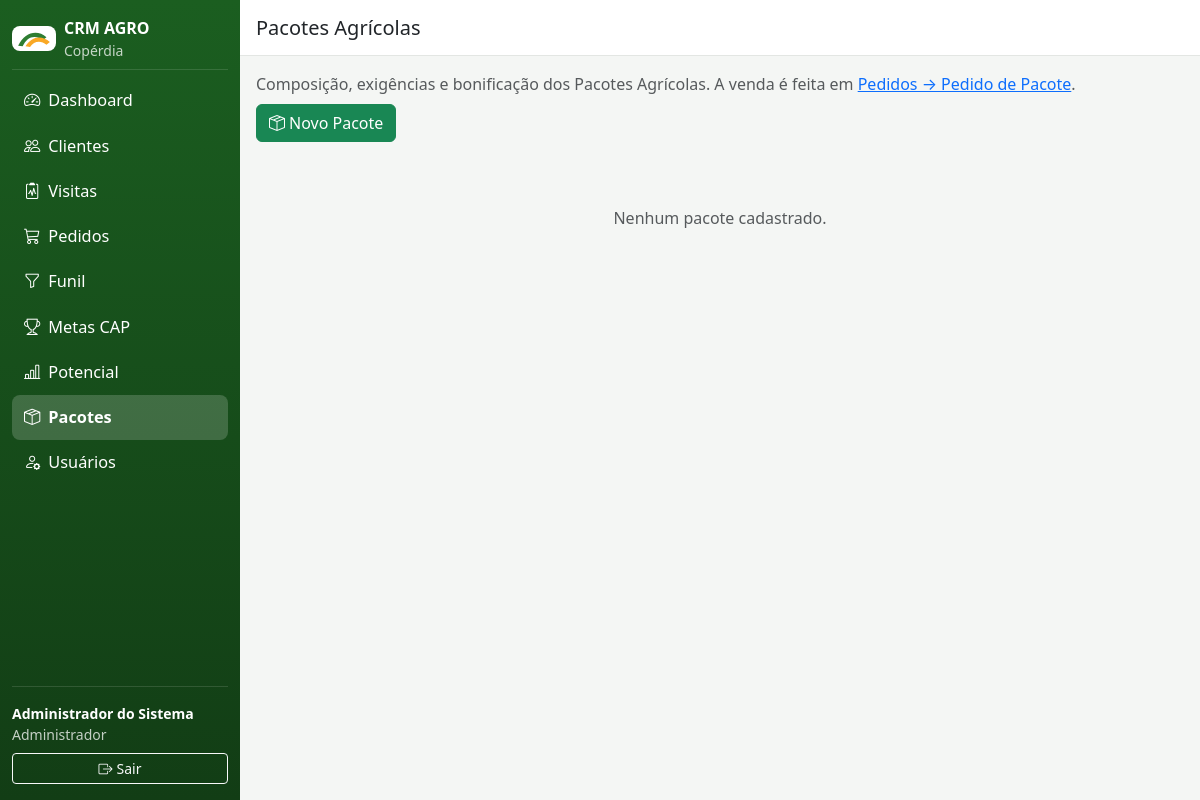
Page /index.php?r=pacotes (signed in) on the earlier database version.
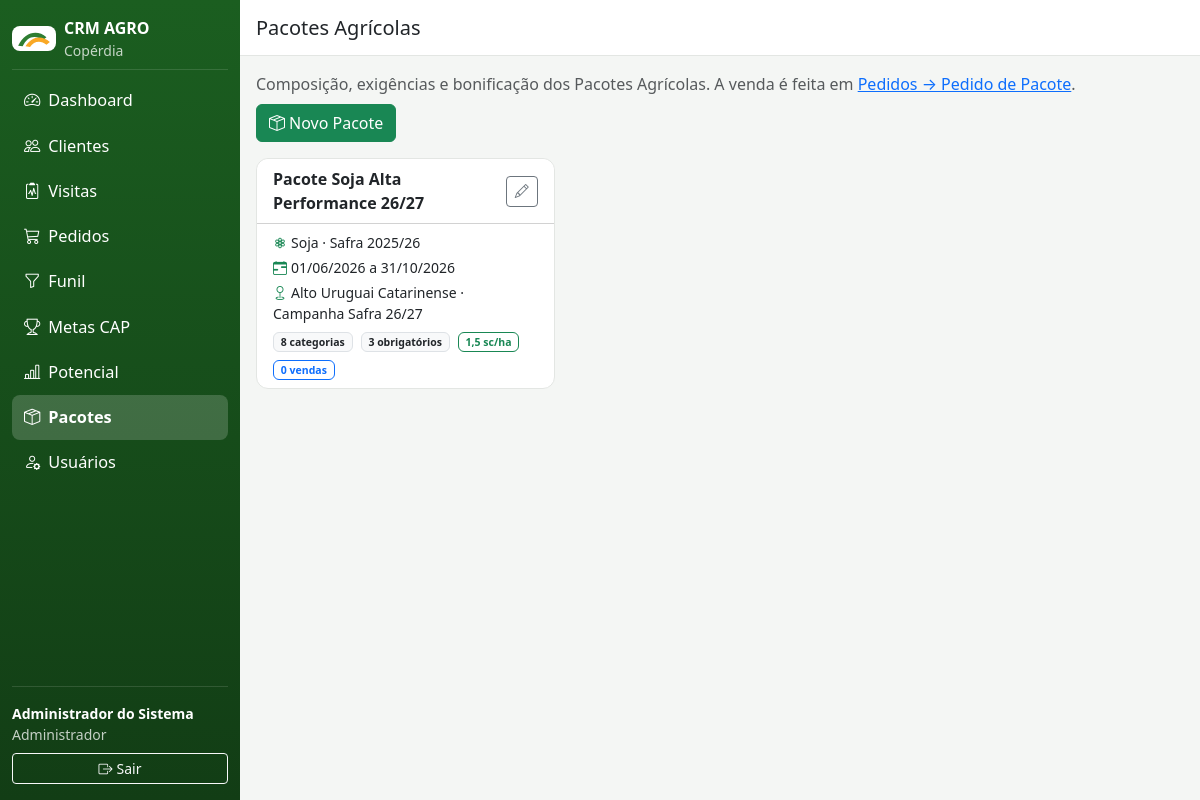
Same page on the later database version.
### tables this page shows
CREATE TABLE pacotes_agricolas (
  id INT AUTO_INCREMENT PRIMARY KEY,
  nome VARCHAR(160) NOT NULL,
  cultura_id INT,
  safra_id INT,
  vigencia_inicio DATE,
  vigencia_fim DATE,
  regiao VARCHAR(120),
  campanha VARCHAR(120),
  bonificacao_sacas_ha DECIMAL(8,2) NOT NULL DEFAULT 0 COMMENT 'bonificação em sacas de grãos por hectare para pacote completo',
  ativo TINYINT(1) NOT NULL DEFAULT 1,
  FOREIGN KEY (cultura_id) REFERENCES culturas(id),
  FOREIGN KEY (safra_id) REFERENCES safras(id)
);

CREATE TABLE culturas (
  id INT AUTO_INCREMENT PRIMARY KEY,
  nome VARCHAR(80) NOT NULL
);

CREATE TABLE safras (
  id INT AUTO_INCREMENT PRIMARY KEY,
  nome VARCHAR(20) NOT NULL,
  data_inicio DATE NOT NULL,
  data_fim DATE NOT NULL,
  atual TINYINT(1) NOT NULL DEFAULT 0
);

### app/helpers.php (called while the page is built, shortened)
<?php
function e(?string $valor): string
{
    return htmlspecialchars($valor ?? '', ENT_QUOTES, 'UTF-8');
}
function numero(float|int|string|null $valor, int $decimais = 0): string
{
    return number_format((float)($valor ?? 0), $decimais, ',', '.');
}
function data_br(?string $data): string
{
    $ts = strtotime($data);
    return $ts ? date('d/m/Y', $ts) : '—';
}
function url(string $rota, array $params = []): string
{
    $query = http_build_query(['r' => $rota] + $params);
    return 'index.php?' . $query;
}
function render(string $view, array $dados = []): void
{
    extract($dados);
    require __DIR__ . '/Views/layout.php';
}

### app/Controllers/PacotesController.php (called while the page is built, shortened)
<?php
class PacotesController
{
    public function index(): void
    {
        $pacotes = Database::todos(
            'SELECT pa.*, cu.nome AS cultura, s.nome AS safra,
                    (SELECT COUNT(*) FROM pacote_categorias pc WHERE pc.pacote_id = pa.id) AS qtd_categorias,
                    (SELECT COUNT(*) FROM pacote_obrigatorios po WHERE po.pacote_id = pa.id) AS qtd_obrigatorios,
                    (SELECT COUNT(*) FROM pedidos pe WHERE pe.pacote_id = pa.id AND pe.status <> \'Cancelado\') AS qtd_vendas
               FROM pacotes_agricolas pa
               LEFT JOIN culturas cu ON cu.id = pa.cultura_id
               LEFT JOIN safras s ON s.id = pa.safra_id
              ORDER BY pa.ativo DESC, pa.nome'
        );
        render('pacotes', compact('pacotes', 'culturas', 'safras', 'familias', 'produtos') + ['titulo' => 'Pacotes Agrícolas']);
    }
}

### app/Core/Router.php (called while the page is built, shortened)
<?php
class Router
{
    private array $rotas = [];
    public function registrar(string $rota, string $classe, string $metodo): void
    {
        $this->rotas[$rota] = [$classe, $metodo];
    }
    public function despachar(string $rota): void
    {
        $rota = $rota ?: 'dashboard';
        [$classe, $metodo] = $this->rotas[$rota];
        (new $classe())->$metodo();
    }
}

### public/index.php (called while the page is built, shortened)
<?php
require dirname(__DIR__) . '/app/helpers.php';
$router = new Router();
$router->registrar('login', LoginController::class, 'form');
$router->registrar('login/entrar', LoginController::class, 'entrar');
$router->registrar('login/sair', LoginController::class, 'sair');
$router->registrar('dashboard', DashboardController::class, 'index');
$router->registrar('clientes', ClientesController::class, 'index');
$router->registrar('clientes/obter', ClientesController::class, 'obter');
$router->registrar('clientes/salvar', ClientesController::class, 'salvar');
$router->registrar('clientes/ficha', ClientesController::class, 'ficha');
$router->registrar('clientes/salvar-propriedade', ClientesController::class, 'salvarPropriedade');
$router->registrar('clientes/salvar-talhao', ClientesController::class, 'salvarTalhao');
$router->registrar('clientes/salvar-plano-safra', ClientesController::class, 'salvarPlanoSafra');
$router->registrar('visitas', VisitasController::class, 'index');
$router->registrar('visitas/apoio-modal', VisitasController::class, 'apoioModal');
$router->registrar('visitas/modelos', VisitasController::class, 'modelos');
$router->registrar('visitas/salvar', VisitasController::class, 'salvar');
$router->registrar('visitas/detalhe', VisitasController::class, 'detalhe');
$router->registrar('funil', FunilController::class, 'index');
$router->registrar('funil/salvar', FunilController::class, 'salvar');
$router->registrar('funil/mover', FunilController::class, 'mover');
$router->registrar('funil/aprovar', FunilController::class, 'aprovar');
$router->registrar('funil/salvar-proposta', FunilController::class, 'salvarProposta');
$router->registrar('pedidos', \App\Controllers\PedidosController::class, 'index');
$router->registrar('pedidos/salvar', \App\Controllers\PedidosController::class, 'salvar');
$router->registrar('pedidos/salvar-pacote', \App\Controllers\PedidosController::class, 'salvarPacote');
$router->registrar('pedidos/avaliar-pacote', \App\Controllers\PedidosController::class, 'avaliarPacote');
$router->registrar('pedidos/estrutura-pacote', \App\Controllers\PedidosController::class, 'estruturaPacote');
$router->registrar('pedidos/aprovar', \App\Controllers\PedidosController::class, 'aprovar');
$router->registrar('pedidos/faturar', \App\Controllers\PedidosController::class, 'faturar');
$router->registrar('pedidos/cancelar', \App\Controllers\PedidosController::class, 'cancelar');
$router->registrar('pedidos/detalhe', \App\Controllers\PedidosController::class, 'detalhe');
$router->registrar('pacotes', \App\Controllers\PacotesController::class, 'index');
$router->registrar('pacotes/obter', \App\Controllers\PacotesController::class, 'obter');
$router->registrar('pacotes/salvar', \App\Controllers\PacotesController::class, 'salvar');
$router->registrar('relatorios/potencial', RelatoriosController::class, 'potencial');
$router->registrar('relatorios/potencial-dados', RelatoriosController::class, 'potencialDados');
$router->registrar('cap', CapController::class, 'index');
$router->registrar('usuarios', UsuariosController::class, 'index');
$router->registrar('usuarios/salvar', UsuariosController::class, 'salvar');
$router->despachar($_GET['r'] ?? 'dashboard');

### app/Core/Auth.php (called while the page is built, shortened)
<?php
class Auth
{
    public static function usuario(): ?array
    {
        return $_SESSION['usuario'] ?? null;
    }
    public static function perfil(): string
    {
        return $_SESSION['usuario']['perfil'] ?? '';
    }
}

### app/Core/Database.php (called while the page is built, shortened)
<?php
class Database
{
    private static ?PDO $pdo = null;
    public static function conexao(): PDO
    {
        if (self::$pdo === null) {
            $host = getenv('DB_HOST') ?: '127.0.0.1';
            $port = getenv('DB_PORT') ?: '3306';
            $nome = getenv('DB_NAME') ?: 'crm_agropecuario';
            $usuario = getenv('DB_USER') ?: 'crm';
            $senha = getenv('DB_PASS') ?: 'crm123';
            $dsn = "mysql:host={$host};port={$port};dbname={$nome};charset=utf8mb4";
            self::$pdo = new PDO($dsn, $usuario, $senha, [
                PDO::ATTR_ERRMODE => PDO::ERRMODE_EXCEPTION,
                PDO::ATTR_DEFAULT_FETCH_MODE => PDO::FETCH_ASSOC,
                PDO::ATTR_EMULATE_PREPARES => false,
            ]);
        }
        return self::$pdo;
    }
    public static function executar(string $sql, array $params = []): \PDOStatement
    {
        $stmt = self::conexao()->prepare($sql);
        $stmt->execute($params);
        return $stmt;
    }
    public static function todos(string $sql, array $params = []): array
    {
        return self::executar($sql, $params)->fetchAll();
    }
}

### app/Views/pacotes.php (the view, shortened to what this page needs)
<?php use App\Core\Auth; $podeEditar = in_array(Auth::perfil(), ['Administrador', 'Gestor Comercial'], true); ?>
<div class="d-flex justify-content-between align-items-center mb-3 flex-wrap gap-2">
  <p class="text-muted mb-0">Composição, exigências e bonificação dos Pacotes Agrícolas. A venda é feita em <a href="<?= url('pedidos') ?>">Pedidos → Pedido de Pacote</a>.</p>
  <?php if ($podeEditar): ?>
    <button class="btn btn-success" onclick="Pacotes.novo()"><i class="bi bi-box-seam me-1"></i>Novo Pacote</button>
  <?php endif; ?>
</div>
<div class="row g-3">
  <?php if (!$pacotes): ?><div class="col-12 text-center text-muted py-5">Nenhum pacote cadastrado.</div><?php endif; ?>
  <?php foreach ($pacotes as $pa): ?>
  <div class="col-md-6 col-xl-4">
    <div class="card h-100 <?= $pa['ativo'] ? '' : 'opacity-50' ?>">
      <div class="card-header d-flex justify-content-between align-items-center py-2">
        <strong><?= e($pa['nome']) ?></strong>
        <?php if ($podeEditar): ?>
          <button class="btn btn-sm btn-outline-secondary" onclick="Pacotes.editar(<?= $pa['id'] ?>)"><i class="bi bi-pencil"></i></button>
        <?php endif; ?>
      </div>
      <div class="card-body py-2 small">
        <div class="mb-1"><i class="bi bi-flower3 me-1 text-success"></i><?= e($pa['cultura'] ?? '—') ?> · Safra <?= e($pa['safra'] ?? '—') ?></div>
        <div class="mb-1"><i class="bi bi-calendar-range me-1 text-success"></i><?= data_br($pa['vigencia_inicio']) ?> a <?= data_br($pa['vigencia_fim']) ?></div>
        <div class="mb-1"><i class="bi bi-geo me-1 text-success"></i><?= e($pa['regiao'] ?? '—') ?> · <?= e($pa['campanha'] ?? '') ?></div>
        <div class="d-flex gap-2 mt-2 flex-wrap">
          <span class="badge text-bg-light border text-dark"><?= $pa['qtd_categorias'] ?> categorias</span>
          <span class="badge text-bg-light border text-dark"><?= $pa['qtd_obrigatorios'] ?> obrigatórios</span>
          <span class="badge text-bg-success-subtle text-success border border-success"><?= numero($pa['bonificacao_sacas_ha'], 1) ?> sc/ha</span>
          <span class="badge text-bg-primary-subtle text-primary border border-primary"><?= $pa['qtd_vendas'] ?> vendas</span>
        </div>
      </div>
    </div>
  </div>
  <?php endforeach; ?>
</div>

### app/Views/layout.php (shortened to what this page needs)
<!DOCTYPE html>
<html lang="pt-BR">
<head>
<link rel="stylesheet" href="assets/vendor/bootstrap.min.css">
<link rel="stylesheet" href="assets/vendor/bootstrap-icons.min.css">
<link rel="stylesheet" href="assets/css/app.css">
</head>
<body>
<div class="d-flex" id="app">
  <nav class="sidebar d-flex flex-column flex-shrink-0" id="sidebar">
    <a href="<?= url('dashboard') ?>" class="sidebar-marca d-flex align-items-center text-decoration-none">
      <img src="assets/img/logo-marca.svg" alt="Copérdia" class="logo-marca me-2">
      <div>
        <strong>CRM AGRO</strong>
        <div class="small opacity-75">Copérdia</div>
      </div>
    </a>
    <hr class="text-white-50 my-2">
    <ul class="nav nav-pills flex-column mb-auto">
      <?php
        $rotaAtual = $_GET['r'] ?? 'dashboard';
        $menu = [
            ['dashboard', 'bi-speedometer2', 'Dashboard'],
            ['clientes', 'bi-people', 'Clientes'],
            ['visitas', 'bi-clipboard2-pulse', 'Visitas'],
            ['pedidos', 'bi-cart3', 'Pedidos'],
            ['funil', 'bi-funnel', 'Funil'],
            ['cap', 'bi-trophy', 'Metas CAP'],
            ['relatorios/potencial', 'bi-bar-chart-line', 'Potencial'],
        ];
        if (in_array(Auth::perfil(), ['Administrador', 'Gestor Comercial', 'Gestor Técnico', 'Analista'], true)) {
            $menu[] = ['pacotes', 'bi-box-seam', 'Pacotes'];
        }
        if (Auth::perfil() === 'Administrador') {
            $menu[] = ['usuarios', 'bi-person-gear', 'Usuários'];
        }
      ?>
      <?php foreach ($menu as [$rota, $icone, $rotulo]): ?>
      <li class="nav-item">
        <a href="<?= url($rota) ?>" class="nav-link <?= str_starts_with($rotaAtual, explode('/', $rota)[0]) && (explode('/', $rotaAtual)[0] === explode('/', $rota)[0]) ? 'active' : 'text-white' ?>">
          <i class="bi <?= $icone ?> me-2"></i><span class="rotulo"><?= $rotulo ?></span>
        </a>
      </li>
      <?php endforeach; ?>
    </ul>
    <hr class="text-white-50">
    <div class="sidebar-usuario small">
      <div class="fw-semibold text-truncate"><?= e(Auth::usuario()['nome'] ?? '') ?></div>
      <div class="opacity-75 mb-2"><?= e(Auth::perfil()) ?></div>
      <a class="btn btn-outline-light btn-sm w-100" href="<?= url('login/sair') ?>"><i class="bi bi-box-arrow-right me-1"></i>Sair</a>
    </div>
  </nav>
  <main class="conteudo flex-grow-1">
    <header class="topo d-flex align-items-center gap-2 px-3">
      <h1 class="h5 mb-0 flex-grow-1"><?= e($titulo ?? '') ?></h1>
    </header>
    <div class="p-3">
      <?php require $conteudoView; ?>
    </div>
  </main>
</div>
<div id="alertas" class="position-fixed bottom-0 end-0 p-3" style="z-index:1080"></div>
</body>
</html>

### public/assets/css/app.css (style rules this page uses)
:root { --verde-coperdia: #1b5e20; --verde-claro: #2e7d32; }
body { background: #f4f6f4; }
.sidebar { width: 240px; min-height: 100vh; background: linear-gradient(180deg, var(--verde-coperdia), #123d15); color: #fff; padding: 1rem .75rem; position: sticky; top: 0; height: 100vh; z-index: 1040; }
.sidebar-marca { color: #fff; }
.logo-marca { width: 44px; height: auto; background: #fff; border-radius: .5rem; padding: 3px 5px; }
.sidebar .nav-link { color: rgba(255,255,255,.85); border-radius: .5rem; padding: .65rem .75rem; font-size: 1.02rem; }
.sidebar .nav-link.active { background: rgba(255,255,255,.18); color: #fff; font-weight: 600; }
.topo { height: 56px; background: #fff; border-bottom: 1px solid #e3e6e3; position: sticky; top: 0; z-index: 1030; }
.conteudo { min-width: 0; }
.card { border: 1px solid #e3e6e3; border-radius: .75rem; }
.card-header { background: #fff; border-radius: .75rem .75rem 0 0 !important; }

Differences in the rows shown:
added pacotes_agricolas: nome "Pacote Soja Alta Performance 26/27", cultura.nome "Soja", safra.nome "2025/26", vigencia_inicio "01/06/2026", vigencia_fim "31/10/2026", regiao "Alto Uruguai Catarinense", campanha "Campanha Safra 26/27", qtd_categorias "8", qtd_obrigatorios "3", bonificacao_sacas_ha "1,5", qtd_vendas "0"
Other differences:
text no longer shown: "Nenhum pacote cadastrado."
